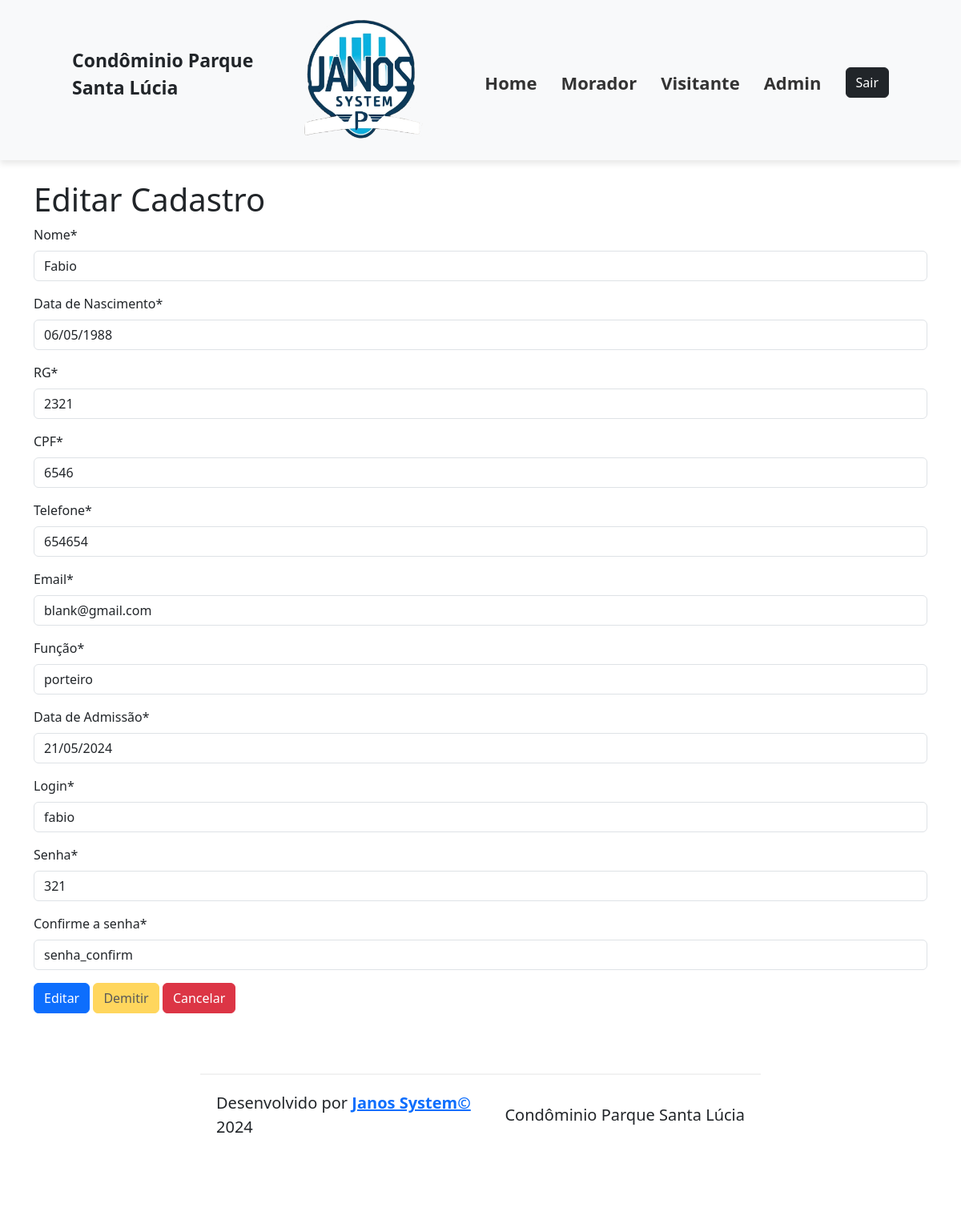
Screenshot of /funcionarios-edicao/2 with the database file from the repository.
### cadastros/models.py (models this page shows, shortened)
class Funcionario(models.Model):
    nome = models.CharField(verbose_name="Nome", max_length=50, null=False, blank=False)
    dt_nasto = models.DateField(verbose_name="Data de Nascimento", null=False, blank=False)
    doc_rg = models.CharField(verbose_name="RG", max_length=9, null=False, blank=False)
    doc_cpf = models.CharField(verbose_name="CPF", max_length=11, null=False, blank=False)
    telefone_apto = models.CharField(verbose_name="Telefone", max_length=12, null=False, blank=False)
    email = models.CharField(verbose_name="Email", max_length=100, null=False, blank=False)
    funcao = models.CharField(verbose_name="Função", max_length=15, null=False, blank=False)
    dt_admissao = models.DateField(verbose_name="Data de Admissão", null=False, blank=False)
    dt_demissao = models.DateField(verbose_name="Data de Demissão", null=True)
    motivo_demissao = models.CharField(verbose_name="Motivo da Demissão", max_length=200, null=False, blank=False)
    login = models.CharField(verbose_name="Login", max_length=10, null=False, blank=False)
    senha = models.CharField(verbose_name="Senha", max_length=6, null=False, blank=False)
    confirm_senha = models.CharField(verbose_name="Confirme a senha", max_length=6, null=False, blank=False, default="senha_confirm")
    class Meta:
        ordering = ["nome"]

### cadastros/views.py (the view)
# urls.py: path("funcionarios-edicao/<int:pk>", FuncionarioUptadeView.as_view(), name="funcionarios_edicao",),
class FuncionarioUptadeView(UpdateView):
    model = Funcionario
    fields = ["nome", "dt_nasto", "doc_rg", "doc_cpf", "telefone_apto", "email", "funcao", "dt_admissao", "login", "senha", "confirm_senha"]
    success_url = reverse_lazy("funcionarios_lista")

### cadastros/Templates/cadastros/funcionario_form.html (shortened to what this page needs)
{% extends 'base.html' %}
{% load static %}
{% load crispy_forms_tags %}
{% block content %}
    {% if funcionario.pk %}
		<h1> Editar Cadastro </h1>
	{% else %}
        <h1> Cadastro de Funcionários </h1>
                <p>Cadastro dos funcionários ADM</p>
        <h1> Novo Funcionário(a) </h1>
	{% endif %}
    <form method="POST">
        {{ form| crispy }}
        {% if funcionario.pk %}
            <button type="submit" class="btn btn-primary" >Editar</button>
            <a href="{% url 'funcionarios_lista' %}" class="btn btn-warning disabled ">Demitir</a>
            <a href="{% url 'funcionarios_lista' %}" class="btn btn-danger">Cancelar</a>
        {% else %}
            <button type="submit" class="btn btn-primary" >Cadastrar</button>
            <a href="{% url 'funcionarios_cadastro' %}" class="btn btn-danger">Cancelar</a>
            <a href="{% url 'funcionarios_lista' %}" class="btn btn-secondary">Funcionários Cadastrados</a>
        {% endif %}
    </form>
{% endblock content %}

### rows the page displays
Funcionario: nome "Fabio", dt_nasto "06/05/1988", doc_rg "2321", doc_cpf "6546", telefone_apto "654654", email "blank@gmail.com", funcao "porteiro", dt_admissao "21/05/2024", login "fabio", senha "321", confirm_senha "senha_confirm"
